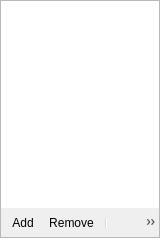
<?xml version="1.0" encoding="UTF-8"?>
<ui version="4.0">
 <class>OBSBasicScenes</class>
 <widget class="QWidget" name="OBSBasicScenes">
  <property name="geometry">
   <rect>
    <x>0</x>
    <y>0</y>
    <width>160</width>
    <height>238</height>
   </rect>
  </property>
  <layout class="QVBoxLayout" name="verticalLayout_6">
   <property name="spacing">
    <number>0</number>
   </property>
   <property name="leftMargin">
    <number>0</number>
   </property>
   <property name="topMargin">
    <number>0</number>
   </property>
   <property name="rightMargin">
    <number>0</number>
   </property>
   <property name="bottomMargin">
    <number>0</number>
   </property>
   <item>
    <widget class="QFrame" name="scenesFrame">
     <property name="sizePolicy">
      <sizepolicy hsizetype="Expanding" vsizetype="Expanding">
       <horstretch>0</horstretch>
       <verstretch>0</verstretch>
      </sizepolicy>
     </property>
     <property name="minimumSize">
      <size>
       <width>160</width>
       <height>0</height>
      </size>
     </property>
     <property name="frameShape">
      <enum>QFrame::StyledPanel</enum>
     </property>
     <property name="frameShadow">
      <enum>QFrame::Sunken</enum>
     </property>
     <layout class="QVBoxLayout" name="verticalLayout_12">
      <property name="spacing">
       <number>0</number>
      </property>
      <property name="leftMargin">
       <number>0</number>
      </property>
      <property name="topMargin">
       <number>0</number>
      </property>
      <property name="rightMargin">
       <number>0</number>
      </property>
      <property name="bottomMargin">
       <number>0</number>
      </property>
      <item>
       <widget class="SceneTree" name="scenes">
        <property name="sizePolicy">
         <sizepolicy hsizetype="Preferred" vsizetype="Expanding">
          <horstretch>0</horstretch>
          <verstretch>0</verstretch>
         </sizepolicy>
        </property>
        <property name="contextMenuPolicy">
         <enum>Qt::CustomContextMenu</enum>
        </property>
        <property name="frameShape">
         <enum>QFrame::NoFrame</enum>
        </property>
        <property name="frameShadow">
         <enum>QFrame::Plain</enum>
        </property>
        <property name="showDropIndicator" stdset="0">
         <bool>true</bool>
        </property>
        <property name="dragEnabled">
         <bool>true</bool>
        </property>
        <property name="dragDropMode">
         <enum>QAbstractItemView::InternalMove</enum>
        </property>
        <property name="defaultDropAction">
         <enum>Qt::TargetMoveAction</enum>
        </property>
        <property name="spacing">
         <number>0</number>
        </property>
        <addaction name="actionRemoveScene"/>
       </widget>
      </item>
      <item>
       <widget class="QToolBar" name="scenesToolbar">
        <property name="iconSize">
         <size>
          <width>16</width>
          <height>16</height>
         </size>
        </property>
        <property name="floatable">
         <bool>false</bool>
        </property>
        <addaction name="actionAddScene"/>
        <addaction name="actionRemoveScene"/>
        <addaction name="separator"/>
        <addaction name="actionSceneUp"/>
        <addaction name="actionSceneDown"/>
       </widget>
      </item>
      <item>
       <spacer name="scenesFixedSizeHSpacer">
        <property name="orientation">
         <enum>Qt::Horizontal</enum>
        </property>
        <property name="sizeType">
         <enum>QSizePolicy::Fixed</enum>
        </property>
        <property name="sizeHint" stdset="0">
         <size>
          <width>150</width>
          <height>0</height>
         </size>
        </property>
       </spacer>
      </item>
     </layout>
    </widget>
   </item>
  </layout>
  <action name="actionAddScene">
   <property name="icon">
    <iconset resource="obs.qrc">
     <normaloff>:/res/images/plus.svg</normaloff>:/res/images/plus.svg</iconset>
   </property>
   <property name="text">
    <string>Add</string>
   </property>
   <property name="toolTip">
    <string>Basic.Main.AddSceneDlg.Title</string>
   </property>
   <property name="themeID" stdset="0">
    <string notr="true">addIconSmall</string>
   </property>
  </action>
  <action name="actionRemoveScene">
   <property name="icon">
    <iconset resource="obs.qrc">
     <normaloff>:/res/images/minus.svg</normaloff>:/res/images/minus.svg</iconset>
   </property>
   <property name="text">
    <string>Remove</string>
   </property>
   <property name="toolTip">
    <string>RemoveScene</string>
   </property>
   <property name="shortcut">
    <string>Del</string>
   </property>
   <property name="shortcutContext">
    <enum>Qt::WidgetWithChildrenShortcut</enum>
   </property>
   <property name="themeID" stdset="0">
    <string notr="true">removeIconSmall</string>
   </property>
  </action>
  <action name="actionSceneUp">
   <property name="icon">
    <iconset resource="obs.qrc">
     <normaloff>:/res/images/up.svg</normaloff>:/res/images/up.svg</iconset>
   </property>
   <property name="text">
    <string>MoveUp</string>
   </property>
   <property name="toolTip">
    <string>MoveSceneUp</string>
   </property>
   <property name="themeID" stdset="0">
    <string notr="true">upArrowIconSmall</string>
   </property>
  </action>
  <action name="actionSceneDown">
   <property name="icon">
    <iconset resource="obs.qrc">
     <normaloff>:/res/images/down.svg</normaloff>:/res/images/down.svg</iconset>
   </property>
   <property name="text">
    <string>MoveDown</string>
   </property>
   <property name="toolTip">
    <string>MoveSceneDown</string>
   </property>
   <property name="themeID" stdset="0">
    <string notr="true">downArrowIconSmall</string>
   </property>
  </action>
 </widget>
 <customwidgets>
  <customwidget>
   <class>SceneTree</class>
   <extends>QListView</extends>
   <header>scene-tree.hpp</header>
  </customwidget>
 </customwidgets>
 <resources>
  <include location="obs.qrc"/>
 </resources>
 <connections/>
</ui>
